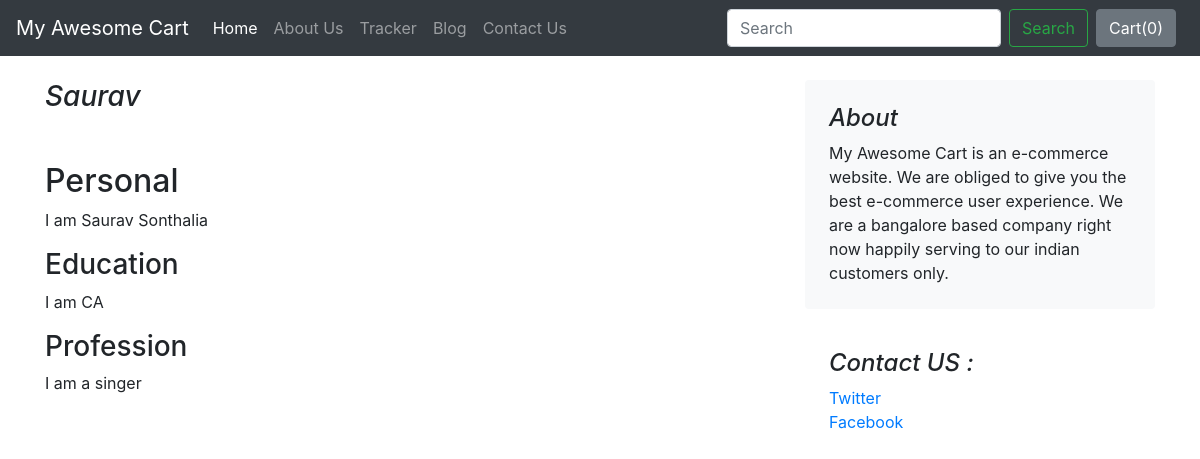
The app's page /blog/blogpost/2 with its own data.
### blog/models.py (models this page shows)
class Blogpost(models.Model):
    post_id = models.AutoField(primary_key=True)
    title = models.CharField(max_length=150)
    head0 = models.CharField(max_length=500, default=True)
    chead0 = models.CharField(max_length=5000, default=True)
    head1 = models.CharField(max_length=500, default=True)
    chead1 = models.CharField(max_length=5000, default=True)
    head2 = models.CharField(max_length=500, default=True)
    chead2 = models.CharField(max_length=5000, default=True)
    pub_date = models.DateField()
    image = models.ImageField(upload_to='blog/images', default = '')
    def __str__(self):
        return self.title

### blog/views.py (the view)
# urls.py: path('blogpost/<int:id>', views.blogpost, name='blogPost')
def blogpost (request, id):
    post = Blogpost.objects.filter(post_id = id)[0]
    print (post)
    return render(request,'blog/blogpost.html', {'post': post})

### blog/templates/blog/blogpost.html
{% extends 'blog/base.html' %}
{% block body %}
<div class="container">
<div class="row my-4">
    <div class="col-md-8 blog-main">
      <h3 class="pb-4 mb-4 font-italic">
        {{post.title}}
      </h3>
      <div class="blog-post">
        <h2 class="blog-post-title">{{post.head0}}</h2>
            <p>{{post.chead0}}</p>
        <h3>{{post.head1}}</h3>
            <p>{{post.chead1}}</p>
        <h3>{{post.head2}}</h3>
            <p>{{post.chead2}}</p>
      </div>
    </div>
    <aside class="col-md-4 blog-sidebar">
      <div class="p-4 mb-3 bg-light rounded">
        <h4 class="font-italic">About</h4>
        <p class="mb-0">My Awesome Cart is an e-commerce website. We are obliged to give you the best e-commerce
        user experience. We are a bangalore based company right now happily serving to our indian customers only.
         </p>
      </div>
      <div class="p-4">
        <h4 class="font-italic">Contact US : </h4>
        <ol class="list-unstyled">
          <li><a href="#">Twitter</a></li>
          <li><a href="#">Facebook</a></li>
        </ol>
      </div>
    </aside>
  </div>
</div>
{% endblock %}

### records on screen
Blogpost: title "Saurav", head0 "Personal", chead0 "I am Saurav Sonthalia", head1 "Education", chead1 "I am CA", head2 "Profession", chead2 "I am a singer"
